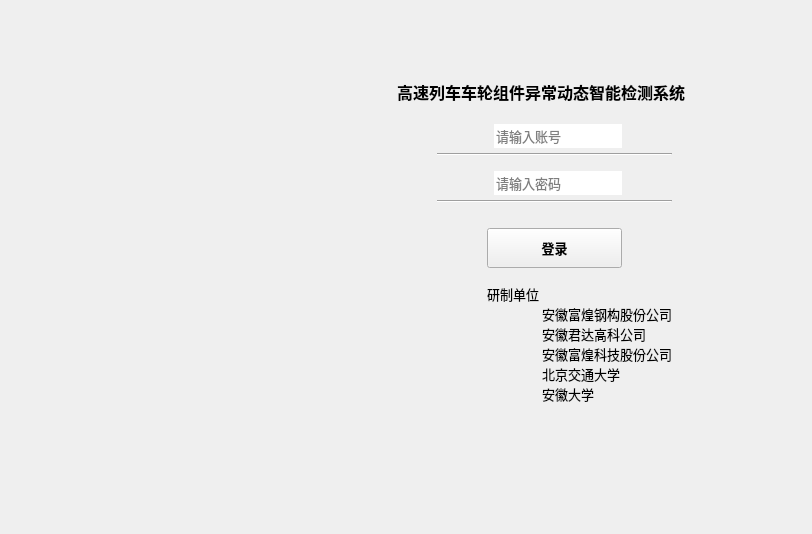
<?xml version="1.0" encoding="UTF-8"?>
<ui version="4.0">
 <class>Form</class>
 <widget class="QWidget" name="Form">
  <property name="geometry">
   <rect>
    <x>0</x>
    <y>0</y>
    <width>812</width>
    <height>534</height>
   </rect>
  </property>
  <property name="palette">
   <palette>
    <active>
     <colorrole role="WindowText">
      <brush brushstyle="SolidPattern">
       <color alpha="255">
        <red>0</red>
        <green>0</green>
        <blue>0</blue>
       </color>
      </brush>
     </colorrole>
    </active>
    <inactive>
     <colorrole role="WindowText">
      <brush brushstyle="SolidPattern">
       <color alpha="255">
        <red>0</red>
        <green>0</green>
        <blue>0</blue>
       </color>
      </brush>
     </colorrole>
    </inactive>
    <disabled>
     <colorrole role="WindowText">
      <brush brushstyle="SolidPattern">
       <color alpha="255">
        <red>120</red>
        <green>120</green>
        <blue>120</blue>
       </color>
      </brush>
     </colorrole>
    </disabled>
   </palette>
  </property>
  <property name="windowTitle">
   <string>高速列车车轮组件异常动态智能检测系统</string>
  </property>
  <property name="autoFillBackground">
   <bool>true</bool>
  </property>
  <property name="inputMethodHints">
   <set>Qt::ImhNone</set>
  </property>
  <layout class="QGridLayout" name="gridLayout" columnstretch="0">
   <property name="leftMargin">
    <number>100</number>
   </property>
   <property name="topMargin">
    <number>50</number>
   </property>
   <property name="rightMargin">
    <number>100</number>
   </property>
   <property name="bottomMargin">
    <number>100</number>
   </property>
   <item row="1" column="0">
    <layout class="QHBoxLayout" name="horizontalLayout" stretch="8,2">
     <property name="topMargin">
      <number>30</number>
     </property>
     <property name="bottomMargin">
      <number>20</number>
     </property>
     <item>
      <widget class="QLabel" name="pic_high">
       <property name="text">
        <string/>
       </property>
      </widget>
     </item>
     <item>
      <layout class="QVBoxLayout" name="verticalLayout" stretch="1,0,0">
       <property name="spacing">
        <number>10</number>
       </property>
       <property name="sizeConstraint">
        <enum>QLayout::SetNoConstraint</enum>
       </property>
       <property name="rightMargin">
        <number>20</number>
       </property>
       <property name="bottomMargin">
        <number>10</number>
       </property>
       <item>
        <widget class="QLabel" name="label_title">
         <property name="font">
          <font>
           <family>宋体</family>
           <pointsize>12</pointsize>
           <weight>75</weight>
           <bold>true</bold>
          </font>
         </property>
         <property name="text">
          <string>高速列车车轮组件异常动态智能检测系统</string>
         </property>
         <property name="alignment">
          <set>Qt::AlignLeading|Qt::AlignLeft|Qt::AlignVCenter</set>
         </property>
         <property name="margin">
          <number>10</number>
         </property>
        </widget>
       </item>
       <item>
        <spacer name="verticalSpacer">
         <property name="orientation">
          <enum>Qt::Vertical</enum>
         </property>
         <property name="sizeHint" stdset="0">
          <size>
           <width>20</width>
           <height>30</height>
          </size>
         </property>
        </spacer>
       </item>
       <item>
        <layout class="QVBoxLayout" name="verticalLayout_2" stretch="1,0,1,0,0,1,0,4">
         <property name="spacing">
          <number>5</number>
         </property>
         <property name="leftMargin">
          <number>40</number>
         </property>
         <property name="rightMargin">
          <number>20</number>
         </property>
         <property name="bottomMargin">
          <number>0</number>
         </property>
         <item>
          <layout class="QHBoxLayout" name="horizontalLayout_2">
           <property name="spacing">
            <number>50</number>
           </property>
           <property name="leftMargin">
            <number>0</number>
           </property>
           <property name="topMargin">
            <number>10</number>
           </property>
           <property name="rightMargin">
            <number>50</number>
           </property>
           <item>
            <widget class="QLabel" name="label_account">
             <property name="text">
              <string/>
             </property>
            </widget>
           </item>
           <item>
            <widget class="QLineEdit" name="input_account">
             <property name="font">
              <font>
               <family>等线</family>
               <pointsize>10</pointsize>
              </font>
             </property>
             <property name="frame">
              <bool>false</bool>
             </property>
             <property name="placeholderText">
              <string>请输入账号</string>
             </property>
            </widget>
           </item>
          </layout>
         </item>
         <item>
          <widget class="Line" name="line">
           <property name="maximumSize">
            <size>
             <width>300</width>
             <height>16777215</height>
            </size>
           </property>
           <property name="orientation">
            <enum>Qt::Horizontal</enum>
           </property>
          </widget>
         </item>
         <item>
          <layout class="QHBoxLayout" name="horizontalLayout_3">
           <property name="spacing">
            <number>50</number>
           </property>
           <property name="leftMargin">
            <number>0</number>
           </property>
           <property name="topMargin">
            <number>10</number>
           </property>
           <property name="rightMargin">
            <number>50</number>
           </property>
           <item>
            <widget class="QLabel" name="label_pas">
             <property name="text">
              <string/>
             </property>
            </widget>
           </item>
           <item>
            <widget class="QLineEdit" name="input_pas">
             <property name="font">
              <font>
               <family>等线</family>
               <pointsize>10</pointsize>
              </font>
             </property>
             <property name="text">
              <string/>
             </property>
             <property name="frame">
              <bool>false</bool>
             </property>
             <property name="echoMode">
              <enum>QLineEdit::Password</enum>
             </property>
             <property name="placeholderText">
              <string>请输入密码</string>
             </property>
            </widget>
           </item>
          </layout>
         </item>
         <item>
          <widget class="Line" name="line_2">
           <property name="maximumSize">
            <size>
             <width>300</width>
             <height>16777215</height>
            </size>
           </property>
           <property name="orientation">
            <enum>Qt::Horizontal</enum>
           </property>
          </widget>
         </item>
         <item>
          <spacer name="verticalSpacer_2">
           <property name="orientation">
            <enum>Qt::Vertical</enum>
           </property>
           <property name="sizeHint" stdset="0">
            <size>
             <width>20</width>
             <height>40</height>
            </size>
           </property>
          </spacer>
         </item>
         <item>
          <layout class="QVBoxLayout" name="verticalLayout_4">
           <property name="leftMargin">
            <number>50</number>
           </property>
           <property name="rightMargin">
            <number>50</number>
           </property>
           <item>
            <widget class="QPushButton" name="button_login">
             <property name="minimumSize">
              <size>
               <width>0</width>
               <height>40</height>
              </size>
             </property>
             <property name="maximumSize">
              <size>
               <width>200</width>
               <height>16777215</height>
              </size>
             </property>
             <property name="font">
              <font>
               <family>等线</family>
               <pointsize>10</pointsize>
               <weight>75</weight>
               <bold>true</bold>
              </font>
             </property>
             <property name="text">
              <string>登录</string>
             </property>
            </widget>
           </item>
          </layout>
         </item>
         <item>
          <spacer name="verticalSpacer_3">
           <property name="orientation">
            <enum>Qt::Vertical</enum>
           </property>
           <property name="sizeHint" stdset="0">
            <size>
             <width>20</width>
             <height>30</height>
            </size>
           </property>
          </spacer>
         </item>
         <item>
          <layout class="QVBoxLayout" name="verticalLayout_3">
           <property name="leftMargin">
            <number>50</number>
           </property>
           <item>
            <widget class="QLabel" name="info_coor">
             <property name="font">
              <font>
               <family>宋体</family>
               <pointsize>10</pointsize>
               <weight>50</weight>
               <bold>false</bold>
              </font>
             </property>
             <property name="lineWidth">
              <number>1</number>
             </property>
             <property name="text">
              <string>研制单位
	安徽富煌钢构股份公司
	安徽君达高科公司
	安徽富煌科技股份公司
	北京交通大学
	安徽大学</string>
             </property>
             <property name="textFormat">
              <enum>Qt::PlainText</enum>
             </property>
             <property name="alignment">
              <set>Qt::AlignLeading|Qt::AlignLeft|Qt::AlignVCenter</set>
             </property>
            </widget>
           </item>
          </layout>
         </item>
        </layout>
       </item>
      </layout>
     </item>
    </layout>
   </item>
  </layout>
 </widget>
 <resources/>
 <connections/>
</ui>
